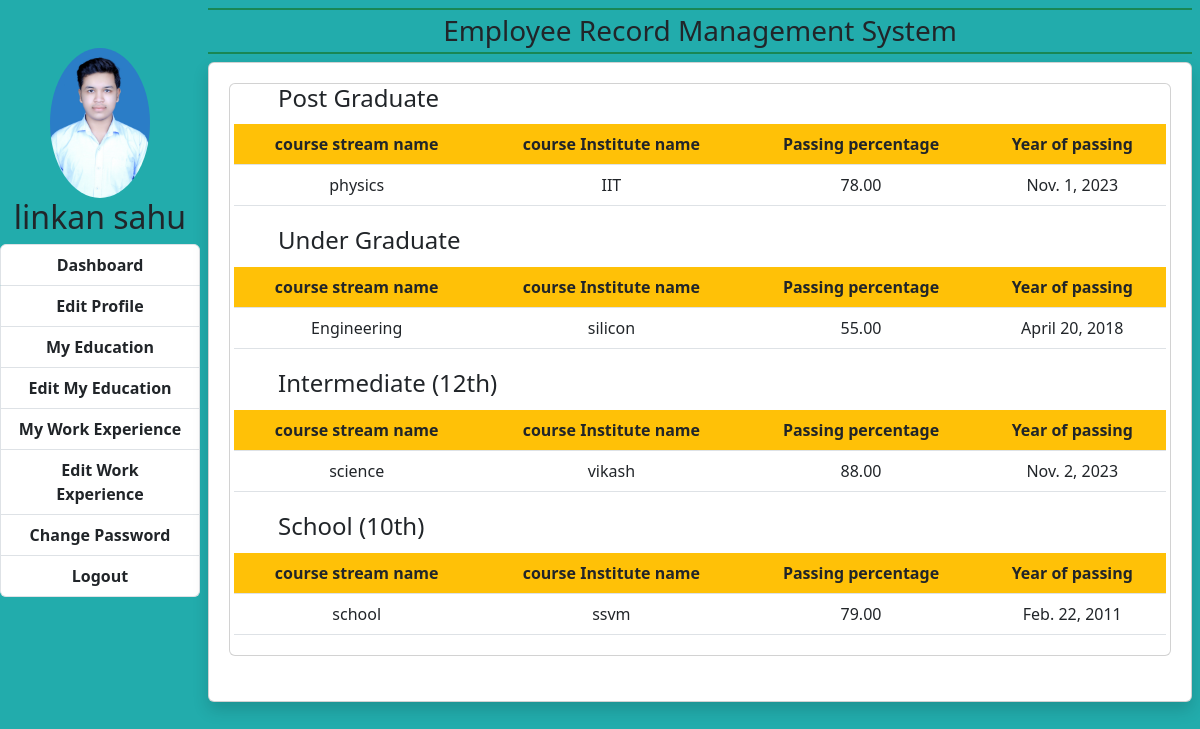
Page /employee/showeducation/ (signed in) on the committed database.
### employee/models.py (models this page shows, shortened)
class EmployeeEducationDetail(models.Model):
    user=models.OneToOneField(User,on_delete=models.CASCADE)
    coursepg=models.CharField(max_length=100,null=True)
    institutepg=models.CharField(max_length=200,null=True)
    yearofpassingpg=models.DateField(null=True)
    percentagepg=models.DecimalField(max_digits=5,decimal_places=2,null=True)
    coursegrad=models.CharField(max_length=100,null=True)
    institutegrad=models.CharField(max_length=200,null=True)
    yearofpassinggrad=models.DateField(null=True)
    percentagegrad=models.DecimalField(max_digits=5,decimal_places=2,null=True)
    coursessc=models.CharField(max_length=100,null=True)
    institutessc=models.CharField(max_length=200,null=True)
    yearofpassingssc=models.DateField(null=True)
    percentagessc=models.DecimalField(max_digits=5,decimal_places=2,null=True)
    coursehsc=models.CharField(max_length=100,null=True)
    institutehsc=models.CharField(max_length=200,null=True)
    yearofpassinghsc=models.DateField(null=True)
    percentagehsc=models.DecimalField(max_digits=5,decimal_places=2,null=True)

### employee/views.py (the view)
# urls.py: path("showeducation/",views.show_education,name="showeducation"),
def show_education(request):
    if request.user.is_authenticated:
        employee=EmployeeEducationDetail.objects.get(user=request.user)
        return render(request,"employee/show_education.html",{'employee':employee})
    else:
        return HttpResponseRedirect("/accounts/login/")

### employee/templates/employee/show_education.html
{% extends "core/base2.html" %}
{% block main %}
    <div class="card m-1 p-0">
        <h4 class="card-title ms-5">Post Graduate</h4>
        <div class="card-body p-1">
            <table class="table table-hover">
                <thead>
                    <tr class="text-center">
                        <th class="bg-warning">course stream name</th>
                        <th class="bg-warning">course Institute name</th>
                        <th class="bg-warning">Passing percentage</th>
                        <th class="bg-warning">Year of passing</th>
                    </tr>
                </thead>
                <tbody>
                    <tr class="text-center">
                        <td>{{employee.coursepg}}</td>
                        <td>{{employee.institutepg}}</td>
                        <td>{{employee.percentagepg}}</td>
                        <td>{{employee.yearofpassingpg}}</td>
                    </tr>
                </tbody>
            </table>
        </div>
        <h4 class="card-title ms-5">Under Graduate</h4>
        <div class="card-body p-1">
            <table class="table table-hover">
                <thead>
                    <tr class="text-center">
                        <th class="bg-warning">course stream name</th>
                        <th class="bg-warning">course Institute name</th>
                        <th class="bg-warning">Passing percentage</th>
                        <th class="bg-warning">Year of passing</th>
                    </tr>
                </thead>
                <tbody>
                    <tr class="text-center">
                        <td>{{employee.coursegrad}}</td>
                        <td>{{employee.institutegrad}}</td>
                        <td>{{employee.percentagegrad}}</td>
                        <td>{{employee.yearofpassinggrad}}</td>
                    </tr>
                </tbody>
            </table>
        </div>
        <h4 class="card-title ms-5">Intermediate (12th)</h4>
        <div class="card-body p-1">
            <table class="table table-hover">
                <thead>
                    <tr class="text-center">
                        <th class="bg-warning">course stream name</th>
                        <th class="bg-warning">course Institute name</th>
                        <th class="bg-warning">Passing percentage</th>
                        <th class="bg-warning">Year of passing</th>
                    </tr>
                </thead>
                <tbody>
                    <tr class="text-center">
                        <td>{{employee.coursessc}}</td>
                        <td>{{employee.institutessc}}</td>
                        <td>{{employee.percentagessc}}</td>
                        <td>{{employee.yearofpassingssc}}</td>
                    </tr>
                </tbody>
            </table>
        </div>
         <h4 class="card-title ms-5">School (10th)</h4>
        <div class="card-body p-1">
            <table class="table table-hover">
                <thead>
                    <tr class="text-center">
                        <th class="bg-warning">course stream name</th>
                        <th class="bg-warning">course Institute name</th>
                        <th class="bg-warning">Passing percentage</th>
                        <th class="bg-warning">Year of passing</th>
                    </tr>
                </thead>
                <tbody>
                    <tr class="text-center">
                        <td>{{employee.coursehsc}}</td>
                        <td>{{employee.institutehsc}}</td>
                        <td>{{employee.percentagehsc}}</td>
                        <td>{{employee.yearofpassinghsc}}</td>
                    </tr>
                </tbody>
            </table>
        </div>
    </div>
{% endblock main %}

### core/templates/core/base2.html (shortened to what this page needs)
<!DOCTYPE html>
{% load static %}
<html lang="en">
<head>
    {% block corecss %}
        <link rel="stylesheet" href="{% static 'core/css/bootstrap.css' %}">
        <link rel="stylesheet" href="{% static 'core/css/bootstrap.min.css' %}">
        <link rel="stylesheet" href="{% static 'core/css/core.css' %}">
    {% endblock corecss %}
</head>
<body>
    <div class="container-fluid">
        <div class="row">
            <div class="col-sm-2 p-0">
                <div class="text-center">
                    <img class="img-fluid mt-5 rounded-circle" src="{% static 'accounts/images/IMG_4616_compressed.jpg' %}" alt="image" width="100px" height="100px">
                    <h2>{{request.user.first_name}} {{request.user.last_name}}</h2>
                </div>
                <div class="list-group text-center">
                    <a href="" class="fw-bold list-group-item text-decoration-none list-group-item-action">Dashboard</a>
                    <a href="{% url 'profile' %}" class="fw-bold list-group-item text-decoration-none list-group-item-action">Edit Profile</a>
                    <a href="{% url 'showeducation' %}" class="fw-bold list-group-item text-decoration-none list-group-item-action">My Education</a>
                    <a href="{% url 'education' %}" class="fw-bold list-group-item text-decoration-none list-group-item-action">Edit My Education</a>
                    <a href="" class="fw-bold list-group-item text-decoration-none list-group-item-action">My Work Experience</a>
                    <a href="{% url 'experience' %}" class="fw-bold list-group-item text-decoration-none list-group-item-action">Edit Work Experience</a>
                    <a href="{% url 'changepass' %}" class="fw-bold list-group-item text-decoration-none list-group-item-action">Change Password</a>
                    <a href="{% url 'logout' %}" class="fw-bold list-group-item text-decoration-none list-group-item-action">Logout</a>
                </div>
            </div>
            <div class="col-sm-10 p-0">
                <div class="container-fluid p-2">
                    <h3 class="text-center border-bottom border-success border-2 border-top p-1">Employee Record Management System</h3>
                    <div class="card empcard shadow">
                        <div class="card-body">
                            {% block main %}
                            {% endblock main %}
                        </div>
                    </div>
                </div>
            </div>
        </div>
    </div>
</body>
</html>

### core/static/core/css/core.css (style rules this page uses)
html,body { height: 100%; background-color: rgb(34, 172, 172); }
.empcard { min-height: 80vh; }
.container-fluid { min-height: 100%; }

### rows in the picture
EmployeeEducationDetail: coursepg "physics", institutepg "IIT", percentagepg "78.00", yearofpassingpg "Nov. 1, 2023", coursegrad "Engineering", institutegrad "silicon", percentagegrad "55.00", yearofpassinggrad "April 20, 2018", coursessc "science", institutessc "vikash", percentagessc "88.00", yearofpassingssc "Nov. 2, 2023", coursehsc "school", institutehsc "ssvm", percentagehsc "79.00", yearofpassinghsc "Feb. 22, 2011"

### other values in the picture
{{ request.user.first_name }} "linkan"
{{ request.user.last_name }} "sahu"
